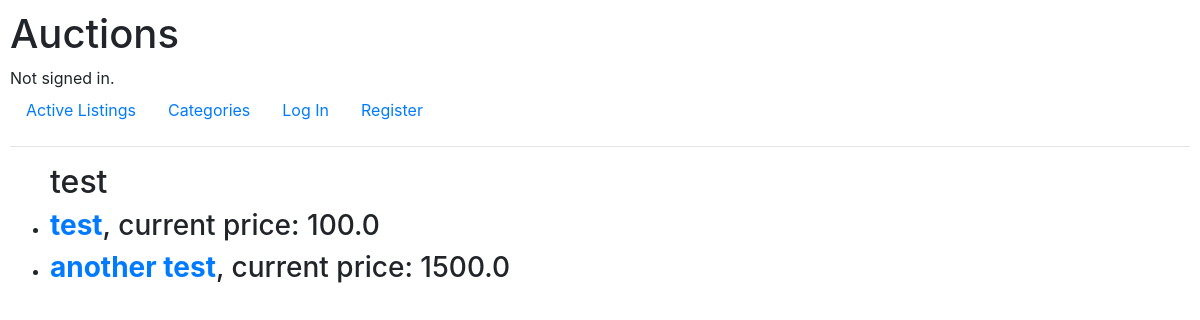
Screenshot of /categories/1 with the database file from the repository.
### auctions/models.py (models this page shows)
class Category(models.Model):
    name = models.CharField(max_length=64)

class Listing(models.Model):
    creator = models.ForeignKey('User', on_delete=models.CASCADE, related_name="listings", null=True)
    title = models.CharField(max_length=128)
    description = models.TextField(max_length=1000)
    current_bid = models.OneToOneField('Bid', on_delete=models.CASCADE, related_name="listing", null=True)
    active = models.BooleanField(default=True)
    image_url = models.URLField(default=None)  # should this be a FilePathField ?
    category = models.ForeignKey('Category', on_delete=models.CASCADE, related_name="items", null=True)
    winner = models.ForeignKey('User', on_delete=models.DO_NOTHING, related_name="winner", null=True, default=None)

class Bid(models.Model):
    user = models.ForeignKey(User, on_delete=models.CASCADE, related_name="bids")
    amount = models.FloatField()
    related_listing = models.ForeignKey(Listing, on_delete=models.CASCADE, related_name="bid", null=True)

### auctions/views.py (the view)
# urls.py: path("categories/<int:category_id>", views.all_items_in_category, name="all_items_in_category"),
def all_items_in_category(request, category_id):
    category = Category.objects.get(id=category_id)
    name = category.name
    items = category.items.all()
    return render(request, "auctions/all_items_in_category.html", {"items":items, "name":name})

### auctions/templates/auctions/all_items_in_category.html
{% extends "auctions/layout.html" %}
{% block body %}
    <ul>
        <h2> {{name}} </h2>
        {% for item in items%}
        <li>
            <h3><a href="../listings/{{item.id}}"><strong>{{ item.title }}</strong></a>, current price: {{item.current_bid.amount}}</h3>
        </li>
        {% endfor %}
    </ul>
{% endblock %}

### auctions/static/auctions/styles.css (style rules this page uses)
body { padding: 10px; }

### rows the page displays
Category: name "test"
Listing: title "test", current_bid.amount "100.0"
Listing: title "another test", current_bid.amount "1500.0"
